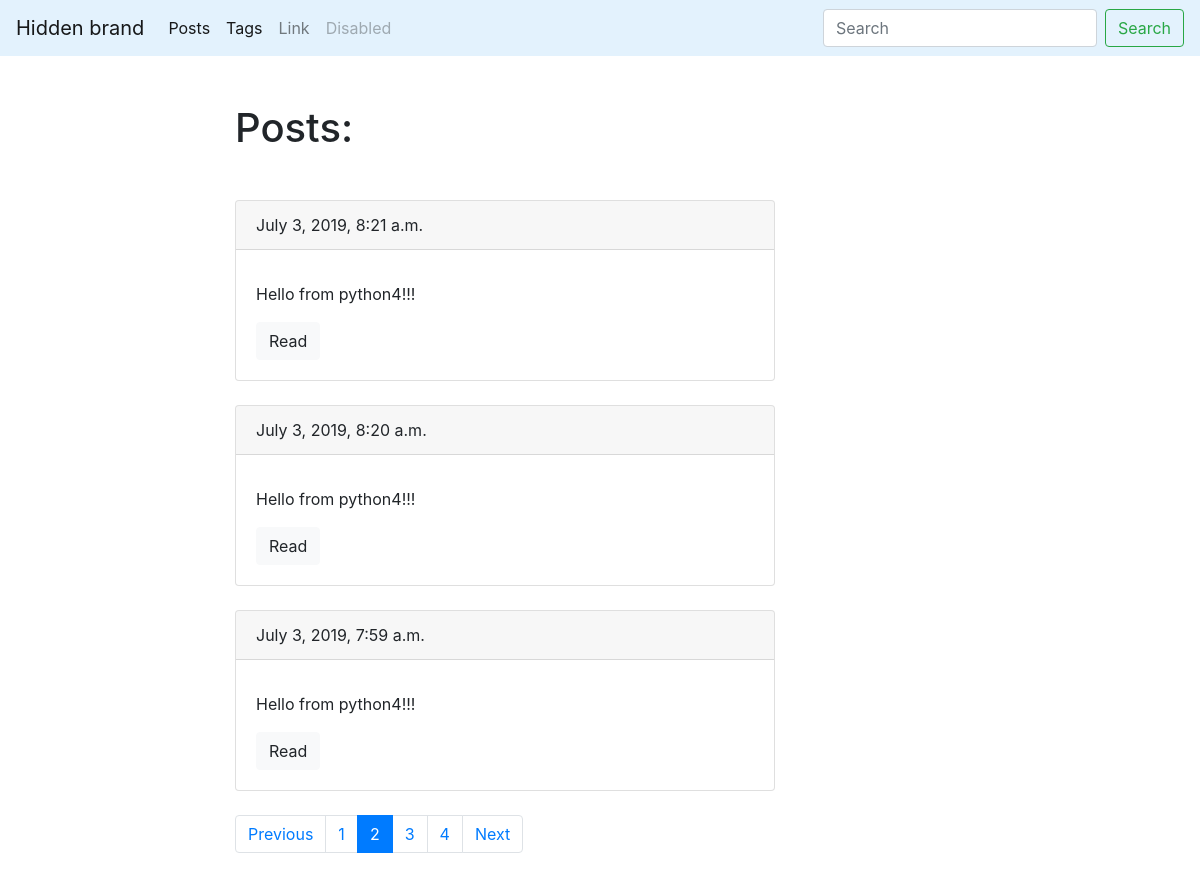
Screenshot of /blog/?page=2 with the database file from the repository.
### blog/models.py (models this page shows, shortened)
class Post(models.Model):                                                        # Класс для хранения данных постов в виде модели
    title = models.CharField(max_length=150, db_index=True)                      # Заголовок поста. Максимальная длинна 150 символов. Включено индексирование (для удобства поиска)
    slug = models.SlugField(max_length=150, blank=True, unique=True)                         # Слаг - человекопонятный URL. Может отсутствовать. Уникальный
    body = models.TextField(blank=True, db_index=True)                           # Тело поста. Может отсутствовать. Включено индексирование (для удобства поиска)
    tags = models.ManyToManyField("Tag", blank=True, related_name='posts')       # Тэг. Может быть пустой.
    date_pub = models.DateTimeField(auto_now_add=True)                           # Дата публикации. Свойство auto_now_add - заполнение date_pub при сохранении в базу данных автоматически текущей датой
    def get_absolute_url(self):
        return reverse('post_detail_url', kwargs={"slug": self.slug})
    class Meta:
        ordering = ['-date_pub']

### blog/views.py (the view)
# urls.py: path('', post_list, name='posts_list_url' ),
def post_list(request):
    search_query = request.GET.get('search', '')
    if search_query:
        posts = Post.objects.filter(Q(title__icontains=search_query) | Q(body__icontains=search_query))
    else:
        posts = Post.objects.all()
    paginator = Paginator(posts, 3)
    page_number = request.GET.get('page', 1)
    page = paginator.get_page(page_number)
    is_paginated = page.has_other_pages()
    if page.has_previous():
        prev_url = '?page={}'.format(page.previous_page_number())
    else:
        prev_url = ''
    if page.has_next():
        next_url = '?page={}'.format(page.next_page_number())
    else:
        next_url = ''
    context = {
        'page_object': page,
        'is_paginated': is_paginated,
        'next_url': next_url,
        'prev_url': prev_url
    }
    return render(request, 'blog/index.html', context=context)

### blog/templates/blog/index.html (shortened to what this page needs)
{% extends 'blog/base_blog.html' %}   <!Расширение шаблона blog/base_blog.html в папке templates/blog/>
{% block content %}   <!Контент подставляемый в блок content>
    <h1 class="mb-5">Posts:</h1>
    {% for post in page_object.object_list %}        <!Цикл вывода из базы данных>
        <div class="card mb-4">
            <div class="card-header">
                {{post.date_pub}}
            </div>
            <div class="card-body">
                <p class="card-text">{{post.body|truncatewords:15}}</p>
                <a href="{{ post.get_absolute_url }}" class="btn btn-light">Read</a>
            </div>
        </div>
    {% endfor %}
{% endblock %}

### rows the page displays
Post: date_pub "July 3, 2019, 8:21 a.m.", body "Hello from python4!!!"
Post: date_pub "July 3, 2019, 8:20 a.m.", body "Hello from python4!!!"
Post: date_pub "July 3, 2019, 7:59 a.m.", body "Hello from python4!!!"

### other values shown
{{ n }} "1" "3" "4"
{{ n }} "2"
